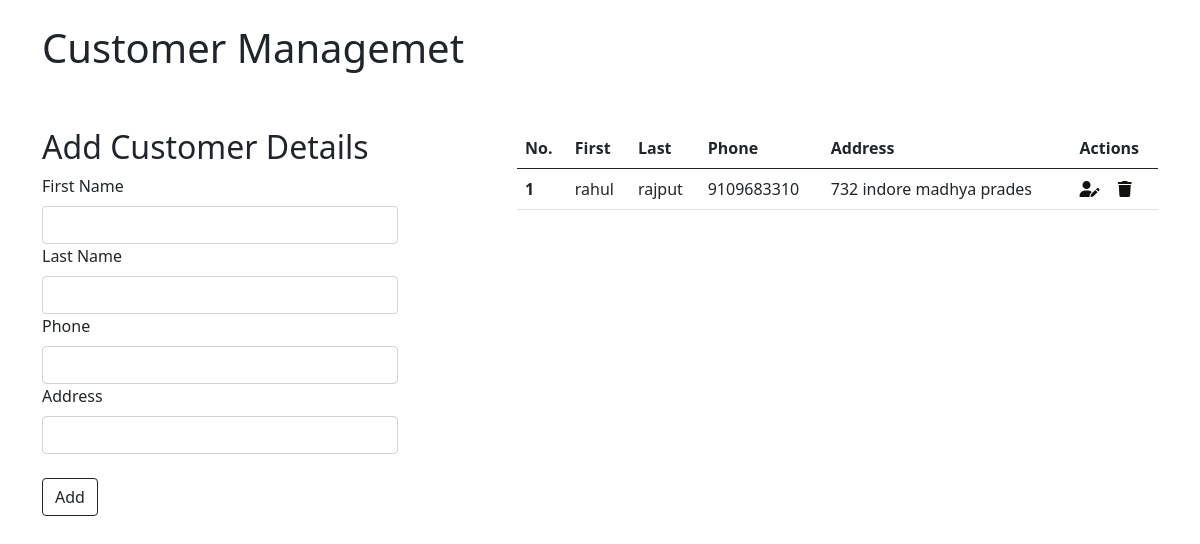
The app's page /, older data.
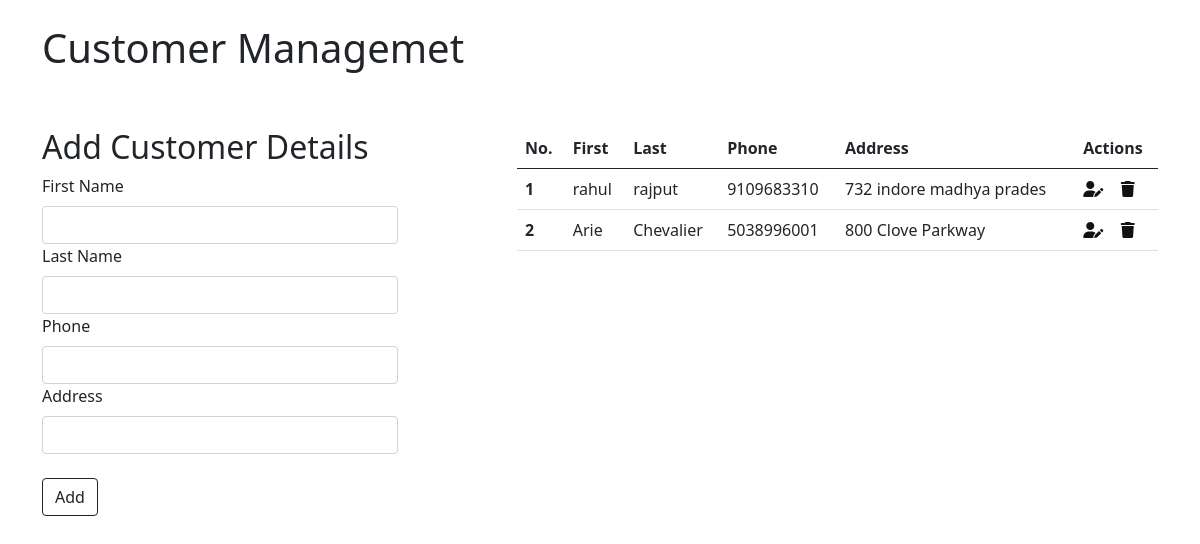
The same page, newer data.
### app/models.py (models this page shows)
class Customer(models.Model):
    first = models.CharField(max_length=100)
    last = models.CharField(max_length=100)
    phone = models.IntegerField()
    address = models.TextField()

### app/views.py (the view, shortened to what this page needs)
# urls.py: 2. Add a URL to urlpatterns:  path('', views.home, name='home')
def home(request):
    customers_objs = Customer.objects.all()
    return render(request,'home.html',context={'customers_objs':customers_objs})

### templates/home.html (shortened to what this page needs)
{% extends 'index.html' %}
{% block content %}
<div class="row justify-content-between">
    <div class="col-lg-4 mt-5">
        <h2>Add Customer Details</h2>
        <form action="" method="post">
            <label for="InputFirst" class="form-label">First Name</label>
            <input type="text" class="form-control" id="InputFirst" required name="InputFirst">
            <label for="InputLast" class="form-label">Last Name</label>
            <input type="text" class="form-control" id="InputLast" required name="InputLast">
            <label for="InputPhone" class="form-label">Phone</label>
            <input type="number" min="10" class="form-control" id="InputPhone" required name="InputPhone">
            <label for="InputAddress" class="form-label">Address</label>
            <input type="text" class="form-control" id="InputAddress" required name="InputAddress">
            <input type="submit" value="Add" class="btn btn-outline-dark mt-4">
        </form>
    </div>
    <div class="col-lg-7 mt-5 table-responsive">
        <table class="table">
            <thead>
                <tr>
                    <th scope="col">No.</th>
                    <th scope="col">First</th>
                    <th scope="col">Last</th>
                    <th scope="col">Phone</th>
                    <th scope="col">Address</th>
                    <th scope="col">Actions</th>
                </tr>
            </thead>
            <tbody>
                {% for i in customers_objs %}
                <tr>
                    <th scope="row">{{i.id}}</th>
                    <td>{{i.first}}</td>
                    <td>{{i.last}}</td>
                    <td>{{i.phone}}</td>
                    <td>{{i.address}}</td>
                    <td>
                        <a href="{% url 'update' i.id %}" style="color: #121211; margin-right: 20%;"><i class="fa-sharp fa-solid fa-user-pen"></i></a>
                        <a href="{% url 'delete' i.id %}" style="color: #121211;"><i class="fa-sharp fa-solid fa-trash"></i></a>
                    </td>
                </tr>
                {% endfor %}
            </tbody>
        </table>
    </div>
</div>
{% endblock %}

Row changes from the older to the newer data that the page shows:
added Customer: id "2", first "Arie", last "Chevalier", phone "5038996001", address "800 Clove Parkway"
